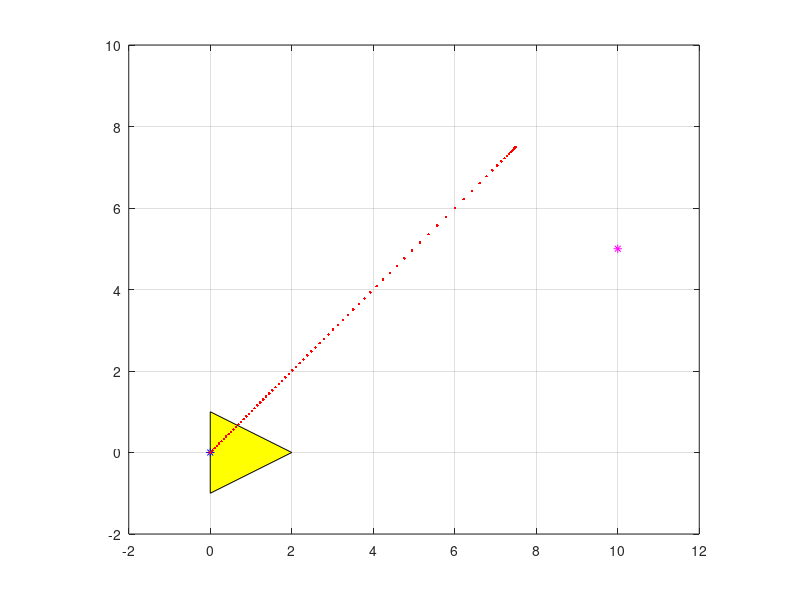

This chart was generated by the following MATLAB code: (Note: this script raises an error after producing the figure.)
close all
clear

% Add Lib to Path
addpath 'lib'

R = [ 0 0  2
      1 -1 0
    ];

Rh = R; 
Rh(3,:) = 1;

hR = fill(Rh(1,:), Rh(2,:), 'y');
axis equal; grid on; hold on;

Pi = [0, 0];
S = [10, 5];
k = 10;
a = pi/4;

plot(Pi(1), Pi(2), '*b', S(1), S(2), '*m');
axis([-2 12 -2 10])

N = 100;
Dt = 1;
allangle = [];
allv = zeros(N);
P = zeros(N,2);
P(1,:) = Pi;
for n = 1:N
    d = norm(P(n,:) - S);     % (distance to source)
    v = k/(d^2);         % excitatory
    % v = k*d -> inhibitory
    a2 = atan2(S(2)-P(n,2), S(1)-P(n,1)) - a;
    v = v*cos(a2);
    
    P(n+1,:) = P(n,:) + v*[cos(a); sin(a)]'*Dt;

    allv(n) = v;
    allangle = cat(2, allangle, a);
end

plot(P(:,1), P(:,2), '.r');
for n=1:height(P)
    T = transl(P(n,:)') * rotat(allangle(n));
    nR = T * Rh;
    hR.XData = nR(1,:); hR.YData = nR(2,:);
    pause(0.05);
end



